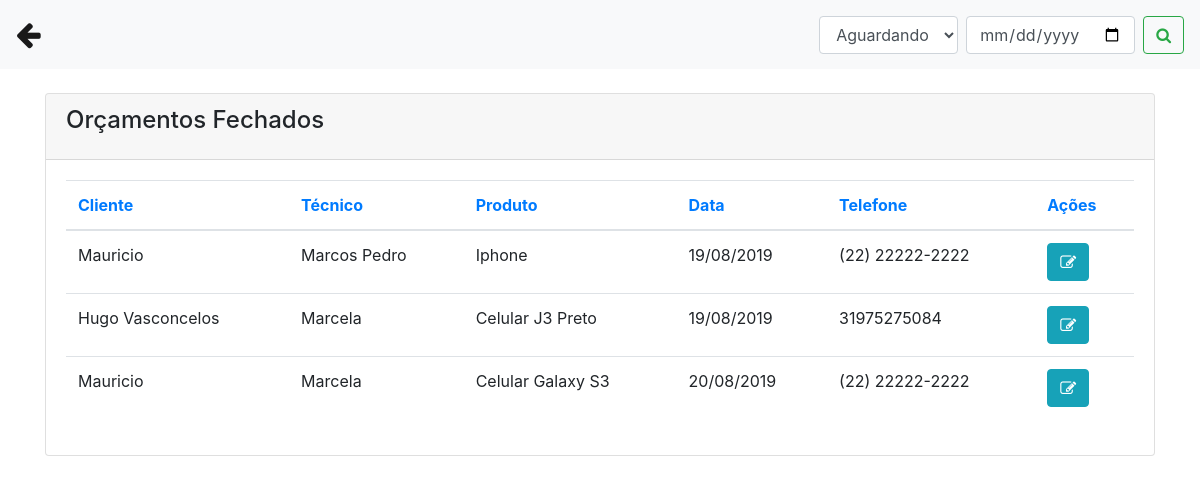
The app's page /orcamentos/rel_orcamentos.php with its own data.
### tables this page shows
CREATE TABLE `orcamentos` (
  `id` int(11) NOT NULL,
  `cliente` varchar(25) NOT NULL,
  `tecnico` varchar(25) NOT NULL,
  `produto` varchar(25) NOT NULL,
  `serie` varchar(30) DEFAULT NULL,
  `problema` varchar(255) NOT NULL,
  `laudo` varchar(255) DEFAULT NULL,
  `obs` varchar(255) DEFAULT NULL,
  `valor_servico` decimal(10,2) DEFAULT NULL,
  `pecas` varchar(255) DEFAULT NULL,
  `valor_pecas` decimal(10,2) DEFAULT NULL,
  `total` decimal(10,2) DEFAULT NULL,
  `desconto` decimal(10,2) DEFAULT NULL,
  `valor_total` decimal(10,2) DEFAULT NULL,
  `pgto` varchar(20) DEFAULT NULL,
  `data_abertura` date NOT NULL,
  `data_geracao` date DEFAULT NULL,
  `data_aprovacao` date DEFAULT NULL,
  `status` varchar(20) NOT NULL
);

CREATE TABLE `clientes` (
  `id` int(11) NOT NULL,
  `nome` varchar(20) NOT NULL,
  `telefone` varchar(15) NOT NULL,
  `endereco` varchar(25) NOT NULL,
  `email` varchar(40) NOT NULL,
  `cpf` varchar(20) NOT NULL,
  `data` date NOT NULL
);

CREATE TABLE `funcionarios` (
  `id` int(11) NOT NULL,
  `nome` varchar(25) NOT NULL,
  `cpf` varchar(18) NOT NULL,
  `telefone` varchar(15) NOT NULL,
  `endereco` varchar(35) NOT NULL,
  `cargo` varchar(20) NOT NULL,
  `data` date NOT NULL
);

### orcamentos/rel_orcamentos.php (the view, shortened to what this page needs)
<?php
include('conexao.php');
?>
<!DOCTYPE html>
<html>
<head>
 <link rel="stylesheet" href="https://stackpath.bootstrapcdn.com/bootstrap/4.1.3/css/bootstrap.min.css">
<link rel="stylesheet" href="https://cdnjs.cloudflare.com/ajax/libs/font-awesome/4.7.0/css/font-awesome.min.css">
</head>
<body>
  <nav class="navbar navbar-expand-lg navbar-light bg-light">
  <a class="navbar-brand" href="painel_funcionario.php"><big><big><i class="fa fa-arrow-left"></i></big></big></a>
  <div class="collapse navbar-collapse" id="conteudoNavbarSuportado">
    <form class="form-inline my-2 my-lg-0">
      <select class="form-control mr-2" id="category" name="status">
           <option value="Aguardando">Aguardando</option>
      </select>
      <input name="txtpesquisar" class="form-control mr-sm-2" type="date" placeholder="Pesquisar" aria-label="Pesquisar">
      <button name="buttonPesquisar" class="btn btn-outline-success my-2 my-sm-0" type="submit"><i class="fa fa-search"></i></button>
    </form>
  </div>
</nav>
<div class="container">
      <br>
          <div class="content">
            <div class="row">
              <div class="col-md-12">
                <div class="card">
                  <div class="card-header">
                    <h4 class="card-title"> Orçamentos Fechados</h4>
                  </div>
                  <div class="card-body">
                    <div class="table-responsive">
                      <?php
                        if(isset($_GET['buttonPesquisar']) and $_GET['txtpesquisar'] != '' and $_GET['status'] != 'Aguardando' ){
                          $data = $_GET['txtpesquisar'] . '%';
                           $query = "select o.id, o.cliente, o.tecnico, o.produto, o.valor_total, o.status, o.data_abertura, c.nome as cli_nome, c.telefone, f.nome as func_nome from orcamentos as o INNER JOIN clientes as c on o.cliente = c.cpf INNER JOIN funcionarios as f on o.tecnico = f.id where data_abertura = '$data' and status = 'Aprovado' order by id asc";
                        }else{
                         $query = "select o.id, o.cliente, o.tecnico, o.produto, o.valor_total, o.status, o.data_abertura, c.nome as cli_nome, c.telefone, f.nome as func_nome from orcamentos as o INNER JOIN clientes as c on o.cliente = c.cpf INNER JOIN funcionarios as f on o.tecnico = f.id where status = 'Aguardando'  order by data_abertura asc";
                        }
                        $result = mysqli_query($conexao, $query);
                        $row = mysqli_num_rows($result);
                        if($row == ''){
                            echo "<h3> Não existem dados cadastrados no banco </h3>";
                        }else{
                           ?>
                      <table class="table">
                        <thead class=" text-primary">
                          <th>
                            Cliente
                          </th>
                          <th>
                            Técnico
                          </th>
                          <th>
                            Produto
                          </th>
                           <th>
                            Data
                          </th>
                            <th>
                            Telefone
                          </th>
                            <th>
                            Ações
                          </th>
                        </thead>
                        <tbody>
                         <?php
                          while($res_1 = mysqli_fetch_array($result)){
                            $cliente = $res_1["cli_nome"];
                            $tecnico = $res_1["func_nome"];
                            $produto = $res_1["produto"];
                            $data = $res_1["data_abertura"];
                            $tel = $res_1["telefone"];
                            $id = $res_1["id"];
                             $data2 = implode('/', array_reverse(explode('-', $data)));
                            ?>
                            <tr>
                             <td><?php echo $cliente; ?></td>
                             <td><?php echo $tecnico; ?></td>
                             <td><?php echo $produto; ?></td>
                             <td><?php echo $data2; ?></td>
                             <td><?php echo $tel; ?></td>
                             <td>
                             <a class="btn btn-info" href="rel/rel_orcamentos_class.php?id=<?php echo $id; ?>"><i class="fa fa-pencil-square-o"></i></a>
                             </td>
                            </tr>
                            <?php
                              }
                            ?>
                        </tbody>
                      </table>
                          <?php
                              }
                            ?>
                    </div>
                  </div>
                </div>
              </div>
</div>
</body>
</html>

### records on screen
orcamentos: clientes.nome "Mauricio", funcionarios.nome "Marcos Pedro", produto "Iphone", data_abertura "19/08/2019", clientes.telefone "(22) 22222-2222"
orcamentos: clientes.nome "Hugo Vasconcelos", funcionarios.nome "Marcela", produto "Celular J3 Preto", data_abertura "19/08/2019", clientes.telefone "31975275084"
orcamentos: clientes.nome "Mauricio", funcionarios.nome "Marcela", produto "Celular Galaxy S3", data_abertura "20/08/2019", clientes.telefone "(22) 22222-2222"
